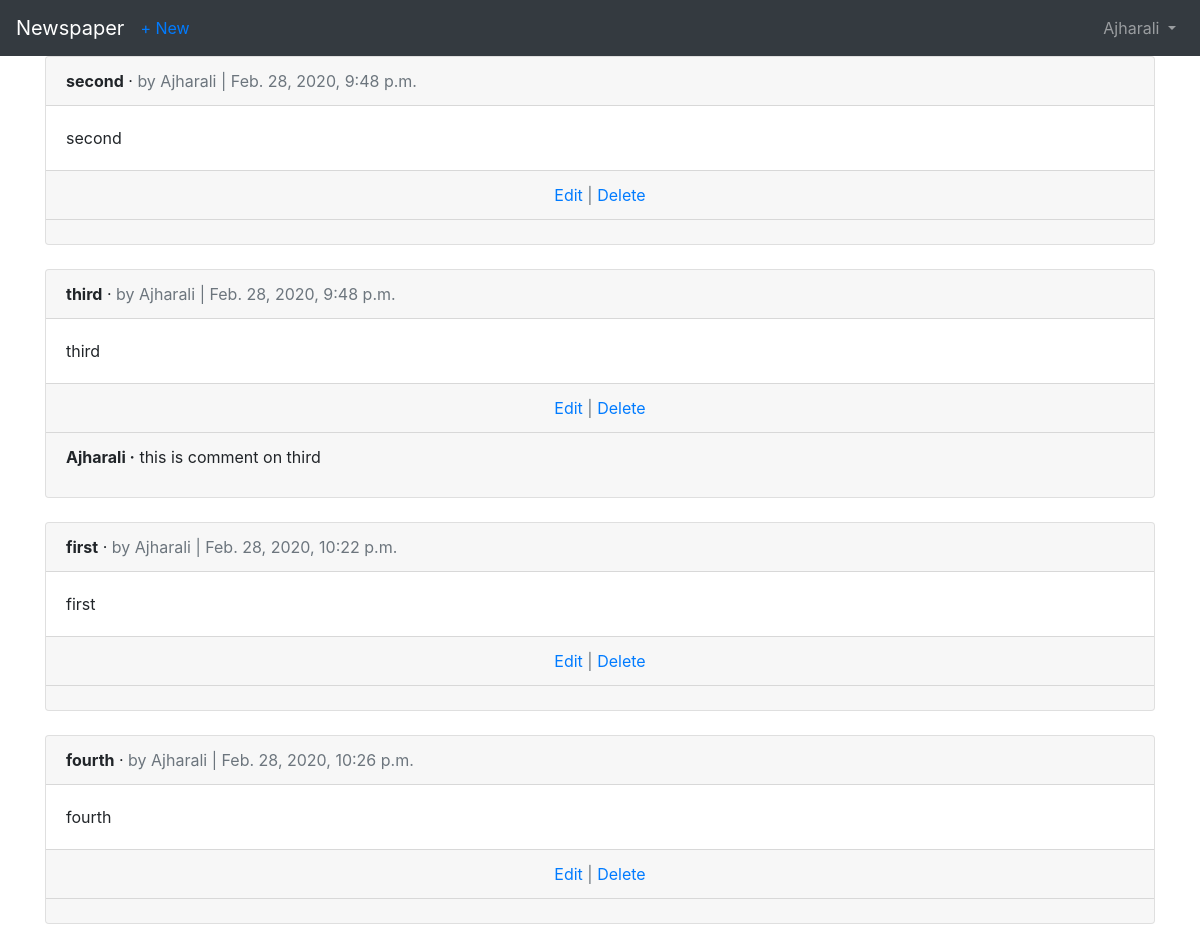
/articles/ (signed in), run on the app's committed database.
### users/models.py (models this page shows)
class CustomUser(AbstractUser):
	age = models.PositiveIntegerField(null=True, blank=True)

### articles/models.py (models this page shows, shortened)
class Article(models.Model):
	title = models.CharField(max_length=255)
	body = models.TextField()
	date = models.DateTimeField(auto_now_add=True)
	author = models.ForeignKey( get_user_model(), on_delete=models.CASCADE, )

class Comment(models.Model):
	article = models.ForeignKey(Article, on_delete=models.CASCADE, related_name='comments',)
	comment = models.CharField(max_length=140)
	author = models.ForeignKey( get_user_model(), on_delete=models.CASCADE, )
	def __str__(self):
		return self.comment

### articles/views.py (the view)
# urls.py: path('',ArticleListView.as_view(),name = 'article_list'),
class ArticleListView(LoginRequiredMixin,ListView):
	model = Article
	template_name = 'article_list.html'
	login_url = 'login'

### users/templates/article_list.html (shortened to what this page needs)
{% extends 'base.html' %}
{% block content %}
 {% for article in object_list %}
 <div class="card">
 	<div class="card-header">
 		<span class="font-weight-bold">{{ article.title }}</span> &middot;
 		<span class="text-muted">by {{ article.author }} | {{ article.date }}</span>
 	</div>
 	<div class="card-body"> {{ article.body }} </div>
 	<div class="card-footer text-center text-muted">
	  <a href="{% url 'article_edit' article.pk %}">Edit</a> |
	  <a href="{% url 'article_delete' article.pk %}">Delete</a>
	</div>
	<div class="card-footer">
		{% for comment in article.comments.all %}
		<p> <span class="font-weight-bold">{{ comment.author }} &middot;</span> {{ comment }} </p>
		{% endfor %}
	</div>
 </div>
   	<br />
 	{% endfor %}
 {% endblock content %}

### users/templates/base.html (shortened to what this page needs)
<!DOCTYPE html>
<html>
<head>
	<link rel="stylesheet" href="https://stackpath.bootstrapcdn.com/bootstrap/4.4.1/css/bootstrap.min.css">
</head>
<body>
	<nav class="navbar navbar-expand-md navbar-dark bg-dark mb-">
		<a class="navbar-brand" href="{% url 'home' %}">Newspaper</a>
			{% if user.is_authenticated %}
				<ul class="navbar-nav mr-auto">
					<li class="nav-item"><a href="{% url 'article_new' %}">+ New</a></li>
				</ul>
			{% endif %}
				<div class="collapse navbar-collapse" id="navbarCollapse">
					{% if user.is_authenticated %}
						<ul class="navbar-nav ml-auto">
							<li class="nav-item">
								<a class="nav-link dropdown-toggle" href="#" id="userMenu" data-toggle="dropdown" 	aria-haspopup="true"aria-expanded="false"> {{ user.username }} </a>
					 		</li>
						</ul>
					{% else %}
					<form class="form-inline ml-auto">
						<a href="{% url 'login' %}" class="btn btn-outline-secondary"> Log In</a>
						<a href="{% url 'signup' %}" class="btn btn-primary ml-">Sign up</a>
					</form>
					{% endif %}
				</div>
	</nav>
	<div class="container">
		{% block content %}
		{% endblock content %}
	</div>
</body>
</html>

### data on the page
CustomUser: username "Ajharali"
Article: title "second", author "Ajharali", date "Feb. 28, 2020, 9:48 p.m.", body "second"
Article: title "third", author "Ajharali", date "Feb. 28, 2020, 9:48 p.m.", body "third"
Comment: author "Ajharali", comment "this is comment on third"
Article: title "first", author "Ajharali", date "Feb. 28, 2020, 10:22 p.m.", body "first"
Article: title "fourth", author "Ajharali", date "Feb. 28, 2020, 10:26 p.m.", body "fourth"
